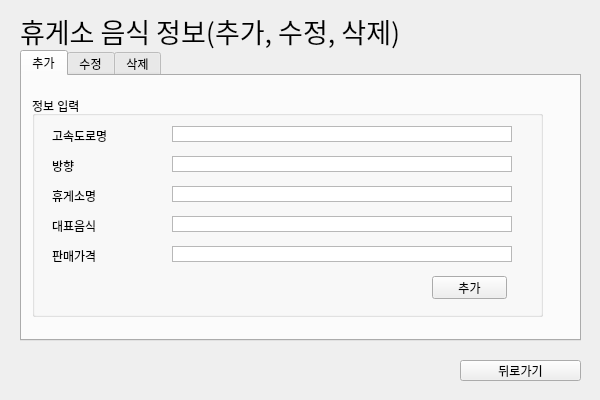
<?xml version="1.0" encoding="UTF-8"?>
<ui version="4.0">
 <class>Form_nood2_3</class>
 <widget class="QWidget" name="Form_nood2_3">
  <property name="geometry">
   <rect>
    <x>0</x>
    <y>0</y>
    <width>600</width>
    <height>400</height>
   </rect>
  </property>
  <property name="windowTitle">
   <string>Form</string>
  </property>
  <widget class="QLabel" name="label">
   <property name="geometry">
    <rect>
     <x>20</x>
     <y>10</y>
     <width>491</width>
     <height>41</height>
    </rect>
   </property>
   <property name="font">
    <font>
     <family>Adobe Arabic</family>
     <pointsize>20</pointsize>
    </font>
   </property>
   <property name="text">
    <string>휴게소 음식 정보(추가, 수정, 삭제)</string>
   </property>
  </widget>
  <widget class="QPushButton" name="pushButton">
   <property name="geometry">
    <rect>
     <x>460</x>
     <y>360</y>
     <width>121</width>
     <height>21</height>
    </rect>
   </property>
   <property name="text">
    <string>뒤로가기</string>
   </property>
  </widget>
  <widget class="QTabWidget" name="tabWidget">
   <property name="geometry">
    <rect>
     <x>20</x>
     <y>50</y>
     <width>561</width>
     <height>291</height>
    </rect>
   </property>
   <property name="currentIndex">
    <number>0</number>
   </property>
   <widget class="QWidget" name="add">
    <attribute name="title">
     <string>추가</string>
    </attribute>
    <widget class="QGroupBox" name="groupBox">
     <property name="geometry">
      <rect>
       <x>10</x>
       <y>20</y>
       <width>511</width>
       <height>221</height>
      </rect>
     </property>
     <property name="title">
      <string>정보 입력</string>
     </property>
     <widget class="QLabel" name="label_11">
      <property name="geometry">
       <rect>
        <x>20</x>
        <y>90</y>
        <width>65</width>
        <height>20</height>
       </rect>
      </property>
      <property name="text">
       <string>휴게소명</string>
      </property>
     </widget>
     <widget class="QTextEdit" name="textEdit_10">
      <property name="geometry">
       <rect>
        <x>140</x>
        <y>120</y>
        <width>340</width>
        <height>16</height>
       </rect>
      </property>
      <property name="verticalScrollBarPolicy">
       <enum>Qt::ScrollBarAlwaysOff</enum>
      </property>
      <property name="horizontalScrollBarPolicy">
       <enum>Qt::ScrollBarAlwaysOff</enum>
      </property>
     </widget>
     <widget class="QTextEdit" name="textEdit_14">
      <property name="geometry">
       <rect>
        <x>140</x>
        <y>30</y>
        <width>340</width>
        <height>16</height>
       </rect>
      </property>
      <property name="verticalScrollBarPolicy">
       <enum>Qt::ScrollBarAlwaysOff</enum>
      </property>
      <property name="horizontalScrollBarPolicy">
       <enum>Qt::ScrollBarAlwaysOff</enum>
      </property>
     </widget>
     <widget class="QLabel" name="label_14">
      <property name="geometry">
       <rect>
        <x>20</x>
        <y>30</y>
        <width>61</width>
        <height>20</height>
       </rect>
      </property>
      <property name="text">
       <string>고속도로명</string>
      </property>
     </widget>
     <widget class="QTextEdit" name="textEdit_15">
      <property name="geometry">
       <rect>
        <x>140</x>
        <y>90</y>
        <width>340</width>
        <height>16</height>
       </rect>
      </property>
      <property name="verticalScrollBarPolicy">
       <enum>Qt::ScrollBarAlwaysOff</enum>
      </property>
      <property name="horizontalScrollBarPolicy">
       <enum>Qt::ScrollBarAlwaysOff</enum>
      </property>
     </widget>
     <widget class="QLabel" name="label_16">
      <property name="geometry">
       <rect>
        <x>20</x>
        <y>60</y>
        <width>56</width>
        <height>20</height>
       </rect>
      </property>
      <property name="text">
       <string>방향</string>
      </property>
     </widget>
     <widget class="QTextEdit" name="textEdit_17">
      <property name="geometry">
       <rect>
        <x>140</x>
        <y>150</y>
        <width>340</width>
        <height>16</height>
       </rect>
      </property>
      <property name="verticalScrollBarPolicy">
       <enum>Qt::ScrollBarAlwaysOff</enum>
      </property>
      <property name="horizontalScrollBarPolicy">
       <enum>Qt::ScrollBarAlwaysOff</enum>
      </property>
     </widget>
     <widget class="QTextEdit" name="textEdit_18">
      <property name="geometry">
       <rect>
        <x>140</x>
        <y>60</y>
        <width>340</width>
        <height>16</height>
       </rect>
      </property>
      <property name="verticalScrollBarPolicy">
       <enum>Qt::ScrollBarAlwaysOff</enum>
      </property>
      <property name="horizontalScrollBarPolicy">
       <enum>Qt::ScrollBarAlwaysOff</enum>
      </property>
     </widget>
     <widget class="QLabel" name="label_18">
      <property name="geometry">
       <rect>
        <x>20</x>
        <y>150</y>
        <width>81</width>
        <height>20</height>
       </rect>
      </property>
      <property name="text">
       <string>판매가격</string>
      </property>
     </widget>
     <widget class="QLabel" name="label_19">
      <property name="geometry">
       <rect>
        <x>20</x>
        <y>120</y>
        <width>65</width>
        <height>20</height>
       </rect>
      </property>
      <property name="text">
       <string>대표음식</string>
      </property>
     </widget>
     <widget class="QPushButton" name="pushButton_2">
      <property name="geometry">
       <rect>
        <x>400</x>
        <y>180</y>
        <width>75</width>
        <height>23</height>
       </rect>
      </property>
      <property name="text">
       <string>추가</string>
      </property>
     </widget>
    </widget>
   </widget>
   <widget class="QWidget" name="change">
    <attribute name="title">
     <string>수정</string>
    </attribute>
    <widget class="QGroupBox" name="groupBox_2">
     <property name="geometry">
      <rect>
       <x>10</x>
       <y>20</y>
       <width>511</width>
       <height>221</height>
      </rect>
     </property>
     <property name="title">
      <string>정보 입력</string>
     </property>
     <widget class="QLabel" name="label_12">
      <property name="geometry">
       <rect>
        <x>20</x>
        <y>90</y>
        <width>65</width>
        <height>20</height>
       </rect>
      </property>
      <property name="text">
       <string>휴게소명</string>
      </property>
     </widget>
     <widget class="QTextEdit" name="textEdit_11">
      <property name="geometry">
       <rect>
        <x>140</x>
        <y>120</y>
        <width>340</width>
        <height>16</height>
       </rect>
      </property>
      <property name="verticalScrollBarPolicy">
       <enum>Qt::ScrollBarAlwaysOff</enum>
      </property>
      <property name="horizontalScrollBarPolicy">
       <enum>Qt::ScrollBarAlwaysOff</enum>
      </property>
     </widget>
     <widget class="QTextEdit" name="textEdit_16">
      <property name="geometry">
       <rect>
        <x>140</x>
        <y>30</y>
        <width>340</width>
        <height>16</height>
       </rect>
      </property>
      <property name="verticalScrollBarPolicy">
       <enum>Qt::ScrollBarAlwaysOff</enum>
      </property>
      <property name="horizontalScrollBarPolicy">
       <enum>Qt::ScrollBarAlwaysOff</enum>
      </property>
     </widget>
     <widget class="QTextEdit" name="textEdit_19">
      <property name="geometry">
       <rect>
        <x>140</x>
        <y>90</y>
        <width>340</width>
        <height>16</height>
       </rect>
      </property>
      <property name="verticalScrollBarPolicy">
       <enum>Qt::ScrollBarAlwaysOff</enum>
      </property>
      <property name="horizontalScrollBarPolicy">
       <enum>Qt::ScrollBarAlwaysOff</enum>
      </property>
     </widget>
     <widget class="QLabel" name="label_17">
      <property name="geometry">
       <rect>
        <x>20</x>
        <y>60</y>
        <width>56</width>
        <height>20</height>
       </rect>
      </property>
      <property name="text">
       <string>방향</string>
      </property>
     </widget>
     <widget class="QTextEdit" name="textEdit_21">
      <property name="geometry">
       <rect>
        <x>140</x>
        <y>150</y>
        <width>340</width>
        <height>16</height>
       </rect>
      </property>
      <property name="verticalScrollBarPolicy">
       <enum>Qt::ScrollBarAlwaysOff</enum>
      </property>
      <property name="horizontalScrollBarPolicy">
       <enum>Qt::ScrollBarAlwaysOff</enum>
      </property>
     </widget>
     <widget class="QTextEdit" name="textEdit_22">
      <property name="geometry">
       <rect>
        <x>140</x>
        <y>60</y>
        <width>340</width>
        <height>16</height>
       </rect>
      </property>
      <property name="verticalScrollBarPolicy">
       <enum>Qt::ScrollBarAlwaysOff</enum>
      </property>
      <property name="horizontalScrollBarPolicy">
       <enum>Qt::ScrollBarAlwaysOff</enum>
      </property>
     </widget>
     <widget class="QLabel" name="label_20">
      <property name="geometry">
       <rect>
        <x>20</x>
        <y>150</y>
        <width>81</width>
        <height>20</height>
       </rect>
      </property>
      <property name="text">
       <string>판매가격</string>
      </property>
     </widget>
     <widget class="QLabel" name="label_21">
      <property name="geometry">
       <rect>
        <x>20</x>
        <y>120</y>
        <width>65</width>
        <height>20</height>
       </rect>
      </property>
      <property name="text">
       <string>대표음식</string>
      </property>
     </widget>
     <widget class="QPushButton" name="pushButton_3">
      <property name="geometry">
       <rect>
        <x>400</x>
        <y>180</y>
        <width>75</width>
        <height>23</height>
       </rect>
      </property>
      <property name="text">
       <string>수정</string>
      </property>
     </widget>
     <widget class="QLabel" name="label_15">
      <property name="geometry">
       <rect>
        <x>20</x>
        <y>30</y>
        <width>61</width>
        <height>20</height>
       </rect>
      </property>
      <property name="text">
       <string>고속도로명</string>
      </property>
     </widget>
    </widget>
   </widget>
   <widget class="QWidget" name="delete_2">
    <attribute name="title">
     <string>삭제</string>
    </attribute>
    <widget class="QPushButton" name="pushButton_4">
     <property name="geometry">
      <rect>
       <x>460</x>
       <y>230</y>
       <width>75</width>
       <height>23</height>
      </rect>
     </property>
     <property name="text">
      <string>삭제</string>
     </property>
    </widget>
    <widget class="QTableWidget" name="tableWidget">
     <property name="geometry">
      <rect>
       <x>10</x>
       <y>50</y>
       <width>531</width>
       <height>171</height>
      </rect>
     </property>
     <column>
      <property name="text">
       <string>휴게소명</string>
      </property>
     </column>
     <column>
      <property name="text">
       <string>고속도로명</string>
      </property>
     </column>
     <column>
      <property name="text">
       <string>방향</string>
      </property>
     </column>
     <column>
      <property name="text">
       <string>대표음식</string>
      </property>
     </column>
     <column>
      <property name="text">
       <string>판매가격</string>
      </property>
     </column>
    </widget>
    <widget class="QTextEdit" name="textEdit">
     <property name="geometry">
      <rect>
       <x>90</x>
       <y>10</y>
       <width>401</width>
       <height>31</height>
      </rect>
     </property>
    </widget>
    <widget class="QComboBox" name="comboBox">
     <property name="geometry">
      <rect>
       <x>10</x>
       <y>10</y>
       <width>71</width>
       <height>31</height>
      </rect>
     </property>
     <item>
      <property name="text">
       <string>휴게소명</string>
      </property>
     </item>
     <item>
      <property name="text">
       <string>고속도로명</string>
      </property>
     </item>
    </widget>
    <widget class="QPushButton" name="pushButton_5">
     <property name="geometry">
      <rect>
       <x>500</x>
       <y>10</y>
       <width>41</width>
       <height>31</height>
      </rect>
     </property>
     <property name="text">
      <string>검색</string>
     </property>
    </widget>
   </widget>
  </widget>
 </widget>
 <resources/>
 <connections>
  <connection>
   <sender>pushButton_2</sender>
   <signal>clicked()</signal>
   <receiver>Form_nood2_3</receiver>
   <slot>dialog_add()</slot>
   <hints>
    <hint type="sourcelabel">
     <x>432</x>
     <y>293</y>
    </hint>
    <hint type="destinationlabel">
     <x>57</x>
     <y>348</y>
    </hint>
   </hints>
  </connection>
  <connection>
   <sender>pushButton_3</sender>
   <signal>clicked()</signal>
   <receiver>Form_nood2_3</receiver>
   <slot>dialog_chang()</slot>
   <hints>
    <hint type="sourcelabel">
     <x>432</x>
     <y>293</y>
    </hint>
    <hint type="destinationlabel">
     <x>160</x>
     <y>347</y>
    </hint>
   </hints>
  </connection>
  <connection>
   <sender>pushButton_4</sender>
   <signal>clicked()</signal>
   <receiver>Form_nood2_3</receiver>
   <slot>dialog_delete()</slot>
   <hints>
    <hint type="sourcelabel">
     <x>482</x>
     <y>323</y>
    </hint>
    <hint type="destinationlabel">
     <x>261</x>
     <y>353</y>
    </hint>
   </hints>
  </connection>
  <connection>
   <sender>pushButton</sender>
   <signal>clicked()</signal>
   <receiver>Form_nood2_3</receiver>
   <slot>slot1_nood2()</slot>
   <hints>
    <hint type="sourcelabel">
     <x>381</x>
     <y>374</y>
    </hint>
    <hint type="destinationlabel">
     <x>381</x>
     <y>354</y>
    </hint>
   </hints>
  </connection>
 </connections>
 <slots>
  <slot>dialog_add()</slot>
  <slot>dialog_chang()</slot>
  <slot>dialog_delete()</slot>
  <slot>slot1_nood2()</slot>
 </slots>
</ui>
